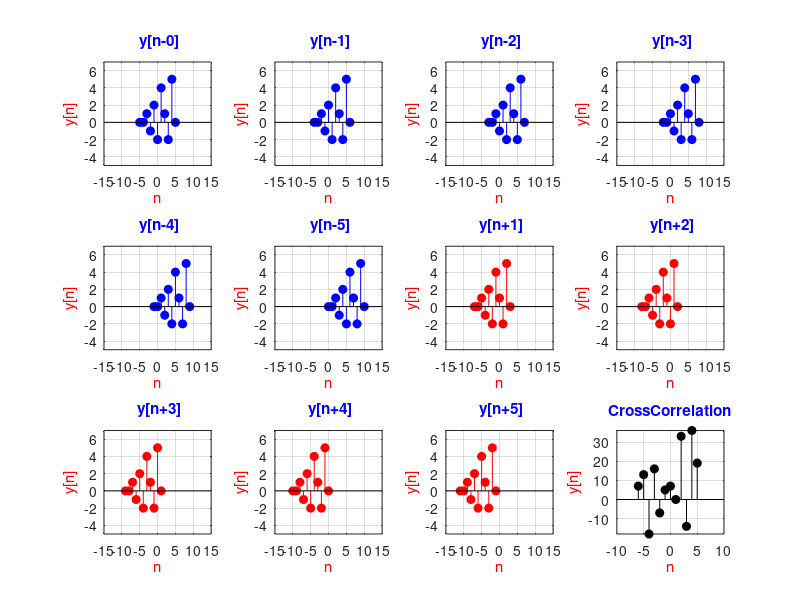

The MATLAB script that drew this image:
% CROSS CORELATION
%Data:
x=[0,0,2,-1,3,7,1,2,-3,0,0];
y=[0,0,1,-1,2,-2,4,1,-2,5,0];
%Length:
n=-6:4; %Calculated from arrow above
%Array for result:
array=[];
%Loop for positive side:
for i=1:6
    n = -6+i:4+i;
    subplot(3,4,i);
    stem(n,y,'blue','filled');
    xlabel('n','Color','r');
    ylabel('y[n]','Color','r');
    title(sprintf(' y[n-%d]',i-1),'color','b');
    axis([-15 15 -5 7]);
    grid;
    sum=0;
    for cc=1:12-i
        sum=sum+x(cc+i-1).*y(cc);
    end
    array=[array,sum];
end
%Loop for negetive side:
for i=1:6
    n = -6-i:4-i;
    subplot(3,4,i+6); 
    stem(n,y,'red','filled');
    xlabel('n','Color','r');
    ylabel('y[n]','Color','r'); 
    title(sprintf(' y[n+%d]',i),'color','b'); 
    axis([-15 15 -5 7]); 
    grid;
    sum=0; 
    for cc=1:12-i 
        sum=sum+x(cc).*y(cc+i-1);
    end 
    array=[array,sum];
end 
p=-6:5; 
stem(p,array,'k','filled'); 
xlabel('n','Color','r'); 
ylabel('y[n]','Color','r'); 
title('CrossCorrelation','color','b') 
axis([-10 10 -inf inf]);
grid;